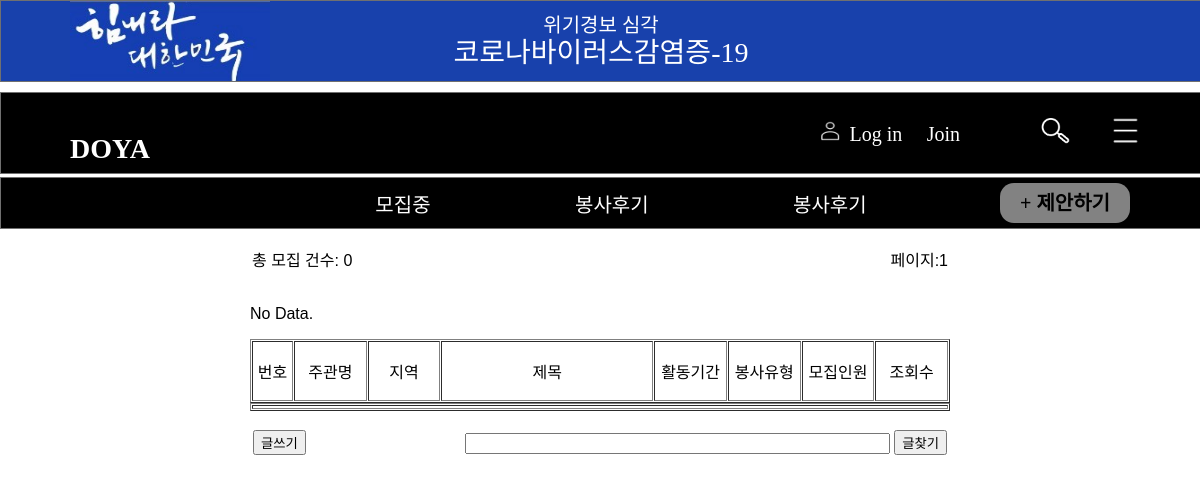
Page /post/ on the earlier database version.
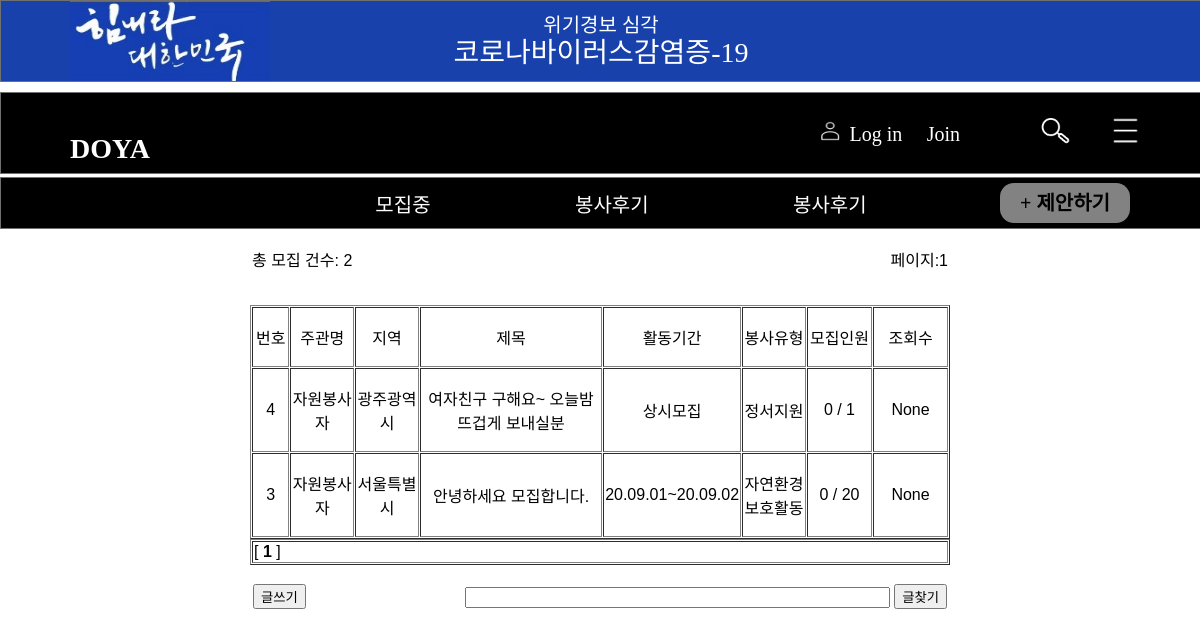
Same page on the later database version.
### firstapp/models.py (models this page shows)
class write_post(models.Model):
    title = models.CharField(max_length=50, blank=True)
    area = models.CharField(choices=area_lst, max_length=17, null=True, blank=True)
    term = models.CharField(max_length=100, blank=True)
    volunteer_type = models.CharField(choices=voluteer_type_lst, max_length=8, null=True, blank=True)
    how_many = models.IntegerField(null=True, blank=True)
    photo = models.ImageField(blank=True, null=True)
    memo1 = models.CharField(max_length=1000, blank=True)
    memo2 = models.CharField(max_length=1000, blank=True)
    memo3 = models.CharField(max_length=1000, blank=True)
    hits = models.IntegerField(null=True, blank=True)
    name = models.CharField(max_length=50, blank=True)
    email = models.CharField(max_length=50, blank=True)
    phone_num = models.CharField(max_length=30)
    affiliation = models.CharField(max_length=30, blank=True)

### firstapp/views.py (the view)
# urls.py: path('post/', views.post, name='post'),
def post(request):
    post_lst = write_post.objects.order_by('-id')[0:10]
    current_page = 1
    total_cnt = write_post.objects.all().count()
    helper = page_helper()
    total_page_lst = helper.getTotalPage_lst(total_cnt, row_per_page)
    context = {
        'post_lst' : post_lst,
        'total_cnt' : total_cnt,
        'current_page' : current_page,
        'total_page_lst' : total_page_lst
    }
    return render(request, 'post.html', context)

### firstapp/views.py (called while the page is built)
    def getTotalPage_lst(self, total_cnt, row_per_page):
        if ((total_cnt % row_per_page == 0)):
            self.total_pages = total_cnt // row_per_page
            print('get total page #1')
        else:
            self.total_pages = (total_cnt // row_per_page) + 1
            print('get total_page #2')
        self.total_page_lst = []
        for j in range(self.total_pages):
            self.total_page_lst.append(j + 1)
        return self.total_page_lst

### firstapp/templates/post.html (shortened to what the changed rows need)
<!DOCTYPE html>
{% load static %}
<html lang="en">
{% load static %}
<head>
    <link rel ="stylesheet" href="{% static 'post.css' %}">
</head>
<body>
    <contain class="lists">
        <div>
            <table cellspacing=1 width=700 border=0>
                <tr>
                    <td>총 모집 건수: {{ total_cnt }}</td>
                    <td><p align=right> 페이지:{{ current_page }}</td>
                </tr>
            </table>
            <table cellspacing=1 width=700 border=1>
                <tr>
                    <td width=50><p align=center>번호</p></td>
                    <td width=100><p align=center>주관명</p></td>
                    <td width=100><p align=center>지역</p></td>
                    <td width=320><p align=center>제목</p></td>
                    <td width=100><p align=center>활동기간</p></td>
                    <td width=100><p align=center>봉사유형</p></td>
                    <td width=100><p align=center>모집인원</p></td>
                    <td width=100><p align=center>조회수</p></td>
                </tr>
                {% if post_lst %}
                    <ul>
                        {% for post in post_lst %}
                        <tr>
                        <td width=50><p align=center>{{ post.pk }}</p></td>
                        <td width=100><p align=center>{{ post.affiliation }}</p></td>
                        <td width=100><p align=center>{{ post.area }}</p></td>
                        <td width=320>
                            <p align=center>
                                <a href="/post/page/{{ post.pk }}" title="{{ post.title }}">{{ post.title }}
                            </p>
                        </td>
                        <td width=100><p align=center>{{ post.term }}</p></td>
                        <td width=100><p align=center> {{ post.volunteer_type }}</p></td>
                        <td width=100><p align=center> 0 / {{ post.how_many }}</p></td>
                        <td width=100><p align=center>{{ post.hits }}</p></td>
                        </tr>
                        {% endfor %}
                    </ul>
                {% else %}
                    <p>No Data.</p>
                {% endif %}
            </table>
            <table cellspacing=1 width=700 border=1 >
                <tr>
                    <td>
                    {% for page in total_page_lst %}
                    <a href="/post" >
                    [
                    {% ifequal page current_page %}
                        <b>
                    {% endifequal %}
                    {{page}}
                    {% ifequal page current_page  %}
                        </b>
                    {% endifequal %}
                    ]
                    {% endfor %}
                    </td>
                </tr>
            </table>
            <table width=700>
                <tr>
                </tr>
            </table>
        </div>
    </contain>
</body>
</html>

Differences in the rows shown:
added write_post: pk "4", affiliation "자원봉사자", area "광주광역시", title "여자친구 구해요~ 오늘밤 뜨겁게 보내실분", term "상시모집", volunteer_type "정서지원", how_many "1", hits "None"
added write_post: pk "3", affiliation "자원봉사자", area "서울특별시", title "안녕하세요 모집합니다.", term "20.09.01~20.09.02", volunteer_type "자연환경보호활동", how_many "20", hits "None"
Other differences:
{{ total_cnt }}: "0" → "2"
new list line: "[ 1 ]"
text no longer shown: "No Data."
